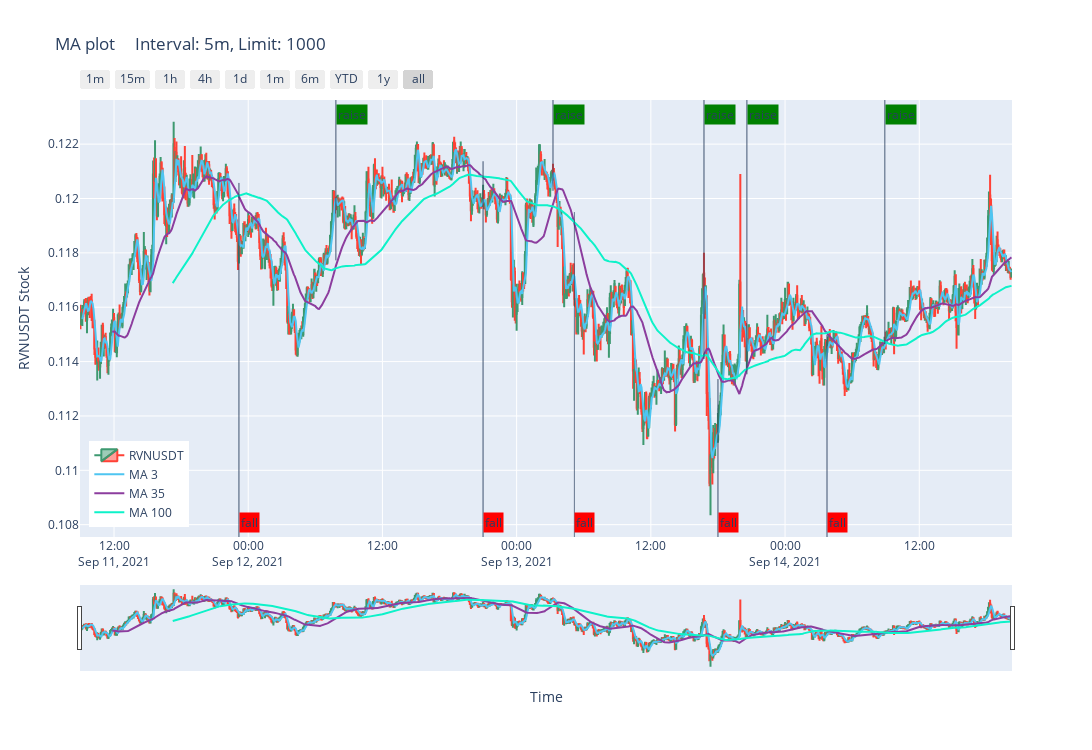

Source (notebook cell):
### Code cell
# draw ticks
fig.update_layout(
    shapes = [dict(
        x0=i.timestamp, 
        x1=i.timestamp, 
        y0=0 if i.type == 'fall' else remap(i.val, max_val, min_val, 0, 1), 
        y1=remap(i.val, max_val, min_val, 0, 1) if i.type == 'fall' else 1, 
        xref='x', 
        yref='paper', 
        line_width=1, 
        opacity=FLAG_OPACITY,) for i in MA_ints ],
    annotations=[dict(
        x=i.timestamp, 
        y=0.01 if i.type == 'fall' else 0.99 , 
        xref='x', 
        yref='paper', 
        showarrow=False, 
        xanchor='left', 
        text=i.type, 
        bgcolor='red' if i.type == 'fall' else 'green') for i in MA_ints],
    hovermode='x',
)
# rename traces

### Figure 1 — Plotly figure (JSON) as saved in the notebook; plotly's stock layout.template omitted (floating-point values rounded to 4 significant figures; data arrays with more than 128 entries replaced by an {"elided": "..."} marker saying what was removed)
{"data": [{"close": {"elided": "1000 str values"}, "high": {"elided": "1000 str values"}, "low": {"elided": "1000 str values"}, "name": "RVNUSDT", "open": {"elided": "1000 str values"}, "type": "candlestick", "x": {"elided": "1000 str values"}}, {"line": {"color": "#4EC5F1", "width": 2}, "name": "MA 3", "type": "scatter", "x": {"elided": "1000 str values"}, "y": {"elided": "1000 float values"}}, {"line": {"color": "#8c3d9e", "width": 2}, "name": "MA 35", "type": "scatter", "x": {"elided": "1000 str values"}, "y": {"elided": "1000 float values"}}, {"line": {"color": "#0df2c9", "width": 2}, "name": "MA 100", "type": "scatter", "x": {"elided": "1000 str values"}, "y": {"elided": "1000 float values"}}], "layout": {"annotations": [{"bgcolor": "red", "showarrow": false, "text": "fall", "x": "2021-09-11T23:10:00", "xanchor": "left", "xref": "x", "y": 0.01, "yref": "paper"}, {"bgcolor": "green", "showarrow": false, "text": "raise", "x": "2021-09-12T07:50:00", "xanchor": "left", "xref": "x", "y": 0.99, "yref": "paper"}, {"bgcolor": "red", "showarrow": false, "text": "fall", "x": "2021-09-12T21:00:00", "xanchor": "left", "xref": "x", "y": 0.01, "yref": "paper"}, {"bgcolor": "green", "showarrow": false, "text": "raise", "x": "2021-09-13T03:15:00", "xanchor": "left", "xref": "x", "y": 0.99, "yref": "paper"}, {"bgcolor": "red", "showarrow": false, "text": "fall", "x": "2021-09-13T05:10:00", "xanchor": "left", "xref": "x", "y": 0.01, "yref": "paper"}, {"bgcolor": "green", "showarrow": false, "text": "raise", "x": "2021-09-13T16:45:00", "xanchor": "left", "xref": "x", "y": 0.99, "yref": "paper"}, {"bgcolor": "red", "showarrow": false, "text": "fall", "x": "2021-09-13T18:00:00", "xanchor": "left", "xref": "x", "y": 0.01, "yref": "paper"}, {"bgcolor": "green", "showarrow": false, "text": "raise", "x": "2021-09-13T20:35:00", "xanchor": "left", "xref": "x", "y": 0.99, "yref": "paper"}, {"bgcolor": "red", "showarrow": false, "text": "fall", "x": "2021-09-14T03:45:00", "xanchor": "left", "xref": "x", "y": 0.01, "yref": "paper"}, {"bgcolor": "green", "showarrow": false, "text": "raise", "x": "2021-09-14T08:55:00", "xanchor": "left", "xref": "x", "y": 0.99, "yref": "paper"}], "height": 750, "hovermode": "x", "legend": {"x": 0.01, "xanchor": "left", "y": 0.22, "yanchor": "top"}, "shapes": [{"line": {"width": 1}, "opacity": 0.6, "x0": "2021-09-11T23:10:00", "x1": "2021-09-11T23:10:00", "xref": "x", "y0": 0, "y1": 0.8102, "yref": "paper"}, {"line": {"width": 1}, "opacity": 0.6, "x0": "2021-09-12T07:50:00", "x1": "2021-09-12T07:50:00", "xref": "x", "y0": 0.6333, "y1": 1, "yref": "paper"}, {"line": {"width": 1}, "opacity": 0.6, "x0": "2021-09-12T21:00:00", "x1": "2021-09-12T21:00:00", "xref": "x", "y0": 0, "y1": 0.8597, "yref": "paper"}, {"line": {"width": 1}, "opacity": 0.6, "x0": "2021-09-13T03:15:00", "x1": "2021-09-13T03:15:00", "xref": "x", "y0": 0.7924, "y1": 1, "yref": "paper"}, {"line": {"width": 1}, "opacity": 0.6, "x0": "2021-09-13T05:10:00", "x1": "2021-09-13T05:10:00", "xref": "x", "y0": 0, "y1": 0.7433, "yref": "paper"}, {"line": {"width": 1}, "opacity": 0.6, "x0": "2021-09-13T16:45:00", "x1": "2021-09-13T16:45:00", "xref": "x", "y0": 0.4075, "y1": 1, "yref": "paper"}, {"line": {"width": 1}, "opacity": 0.6, "x0": "2021-09-13T18:00:00", "x1": "2021-09-13T18:00:00", "xref": "x", "y0": 0, "y1": 0.3613, "yref": "paper"}, {"line": {"width": 1}, "opacity": 0.6, "x0": "2021-09-13T20:35:00", "x1": "2021-09-13T20:35:00", "xref": "x", "y0": 0.3724, "y1": 1, "yref": "paper"}, {"line": {"width": 1}, "opacity": 0.6, "x0": "2021-09-14T03:45:00", "x1": "2021-09-14T03:45:00", "xref": "x", "y0": 0, "y1": 0.4625, "yref": "paper"}, {"line": {"width": 1}, "opacity": 0.6, "x0": "2021-09-14T08:55:00", "x1": "2021-09-14T08:55:00", "xref": "x", "y0": 0.4416, "y1": 1, "yref": "paper"}], "showlegend": true, "title": {"text": "MA plot     Interval: 5m, Limit: 1000"}, "width": 1230, "xaxis": {"rangeselector": {"buttons": [{"count": 1, "label": "1m", "step": "minute", "stepmode": "backward"}, {"count": 15, "label": "15m", "step": "minute", "stepmode": "backward"}, {"count": 1, "label": "1h", "step": "hour", "stepmode": "backward"}, {"count": 4, "label": "4h", "step": "hour", "stepmode": "backward"}, {"count": 1, "label": "1d", "step": "day", "stepmode": "backward"}, {"count": 1, "label": "1m", "step": "month", "stepmode": "backward"}, {"count": 6, "label": "6m", "step": "month", "stepmode": "backward"}, {"count": 1, "label": "YTD", "step": "year", "stepmode": "todate"}, {"count": 1, "label": "1y", "step": "year", "stepmode": "backward"}, {"step": "all"}]}, "rangeslider": {"visible": true}, "title": {"text": "Time"}}, "yaxis": {"title": {"text": "RVNUSDT Stock"}}}}
